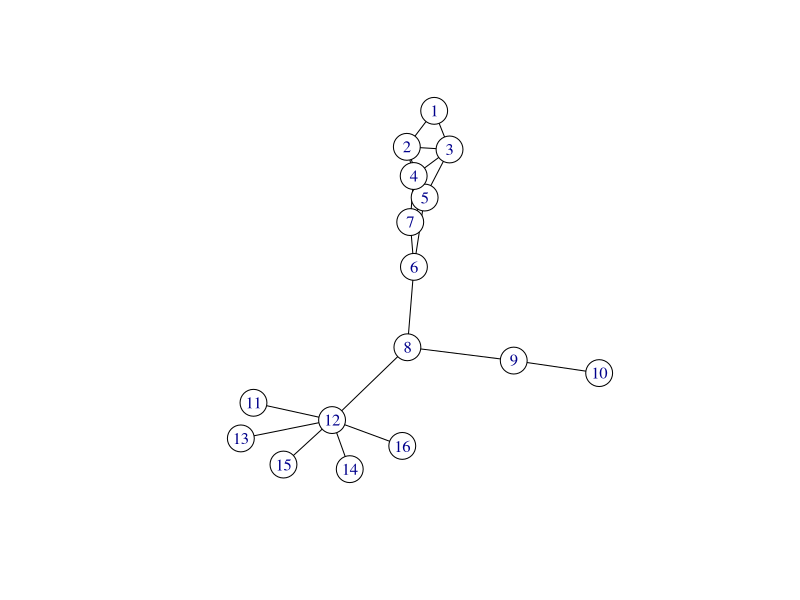
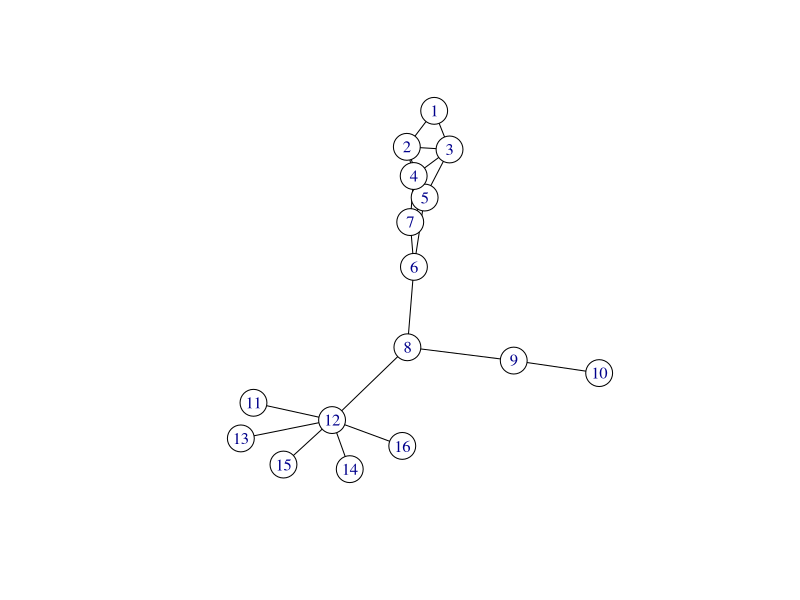
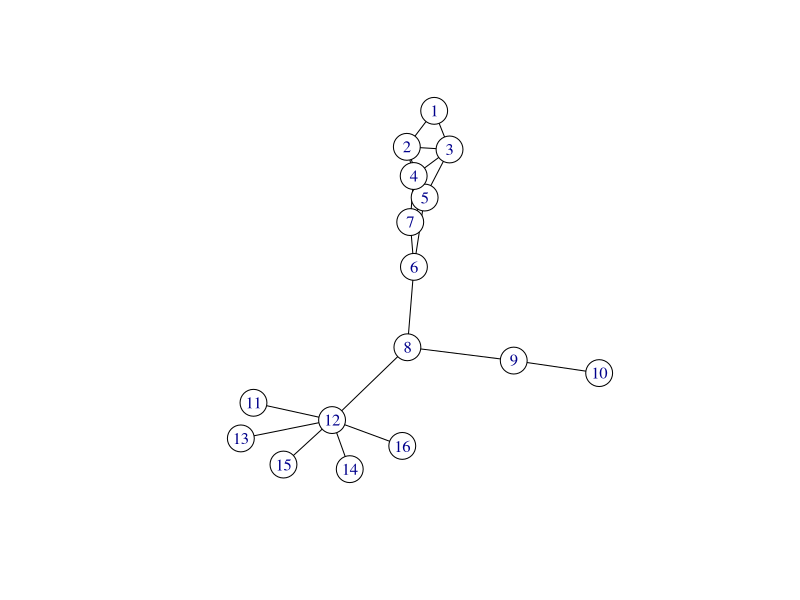
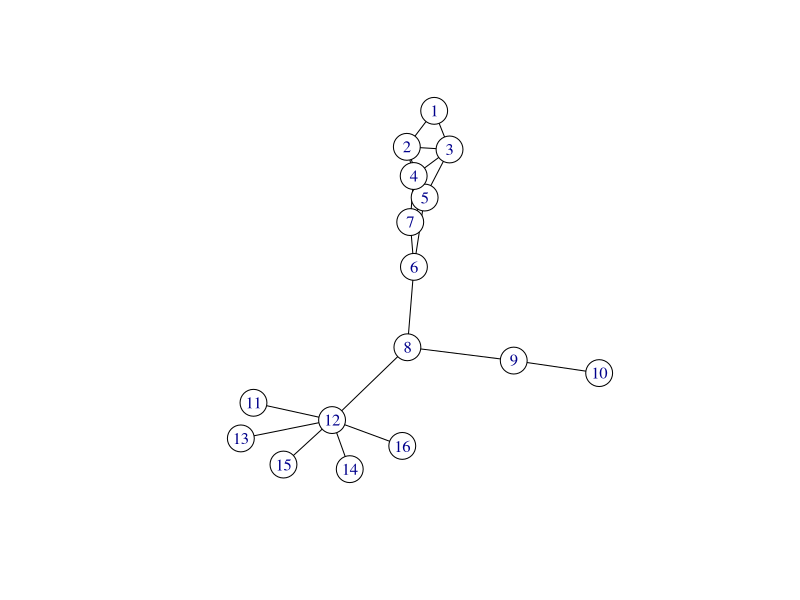

Recreate these plots in R, in order. (Note: this script raises an error after producing the figures.)
## ---- chunk 1
options(
  htmltools.dir.version = FALSE, # for blogdown
  width = 80,
  tibble.width = 80
)

knitr::opts_chunk$set(package.startup.message = FALSE,
  fig.align = "center",  warning=FALSE,  echo=FALSE, message=FALSE
)

## ---- chunk 2

library(tidyr)
library(reshape2)
library(gridExtra)
library(dplyr)
library(igraph)
library(network)
library(magrittr)
library(ggplot2)
## ---- chunk 3
library(igraph)
library(sna)
el <- matrix( c("1", "2",
                "1", "3",
                "2","3",
                "3","5",
                "2","4",
                "2","5",
                "3","4",
                "4","5",
                "4","7",
                "6","5",
                "5","7",
                "6","7",
                "6","8",
                "8","9",
                "9","10",
                "8","12",
                "11","12",
                "12","13",
                "12","14",
                "12","15",
                "12","16"), nc = 2, byrow = TRUE)
g<-graph_from_edgelist(el, directed=F)
set.seed(1598)
plot(g,  edge.arrow.size=1, edge.color="black", vertex.color="white")

## ---- chunk 4
el <- matrix( c("1", "2",
                "1", "3",
                "2","3",
                "3","5",
                "2","4",
                "2","5",
                "3","4",
                "4","5",
                "4","7",
                "6","5",
                "5","7",
                "6","7",
                "6","8",
                "8","9",
                "9","10",
                "8","12",
                "11","12",
                "12","13",
                "12","14",
                "12","15",
                "12","16"), nc = 2, byrow = TRUE)
g<-graph_from_edgelist(el, directed=F)
set.seed(1598)
plot(g,  edge.arrow.size=1, edge.color="black", vertex.color="white")
## ---- chunk 5
library(igraph)
library(network)
data(flo)
as.matrix(flo)[1:16,1:6]
## ---- chunk 6
el <- matrix( c("1", "2",
                "1", "3",
                "2","3",
                "3","5",
                "2","4",
                "2","5",
                "3","4",
                "4","5",
                "4","7",
                "6","5",
                "5","7",
                "6","7",
                "6","8",
                "8","9",
                "9","10",
                "8","12",
                "11","12",
                "12","13",
                "12","14",
                "12","15",
                "12","16"), nc = 2, byrow = TRUE)
g<-graph_from_edgelist(el, directed=F)
set.seed(1598)
plot(g,  edge.arrow.size=1, edge.color="black", vertex.color="white")
## ---- chunk 7
el <- matrix( c("1", "2",
                "1", "3",
                "2","3",
                "3","5",
                "2","4",
                "2","5",
                "3","4",
                "4","5",
                "4","7",
                "6","5",
                "5","7",
                "6","7",
                "6","8",
                "8","9",
                "9","10",
                "8","12",
                "11","12",
                "12","13",
                "12","14",
                "12","15",
                "12","16"), nc = 2, byrow = TRUE)
g<-graph_from_edgelist(el, directed=F)
set.seed(1598)
plot(g,  edge.arrow.size=1, edge.color="black", vertex.color="white")
## ---- chunk 8
knitr::include_graphics('images/comparisonCentrality.png')
## ---- chunk 9
knitr::include_graphics('images/comparisonCentralityTable.png')
## ---- chunk 10
el <- matrix( c("1", "2",
                "1", "3",
                "2","3",
                "3","5",
                "2","4",
                "2","5",
                "3","4",
                "4","5",
                "4","7",
                "6","5",
                "5","7",
                "6","7",
                "6","8",
                "8","9",
                "9","10",
                "8","12",
                "11","12",
                "12","13",
                "12","14",
                "12","15",
                "12","16"), nc = 2, byrow = TRUE)
g<-graph_from_edgelist(el, directed=F)
set.seed(1598)
plot(g,  edge.arrow.size=1, edge.color="black", vertex.color="white")
## ---- chunk 11
# load datasets
data(flo) #this dataset is available from the -network- package
flo[1:5,1:5]
## ---- chunk 12
sort(igraph::degree(g), decreasing=TRUE)[1:6]
sort(igraph::closeness(g), decreasing=TRUE)[1:6]
sort(igraph::betweenness(g), decreasing=TRUE)[1:6]
sort(igraph::eigen_centrality(g)$vector, decreasing=TRUE)[1:6]
